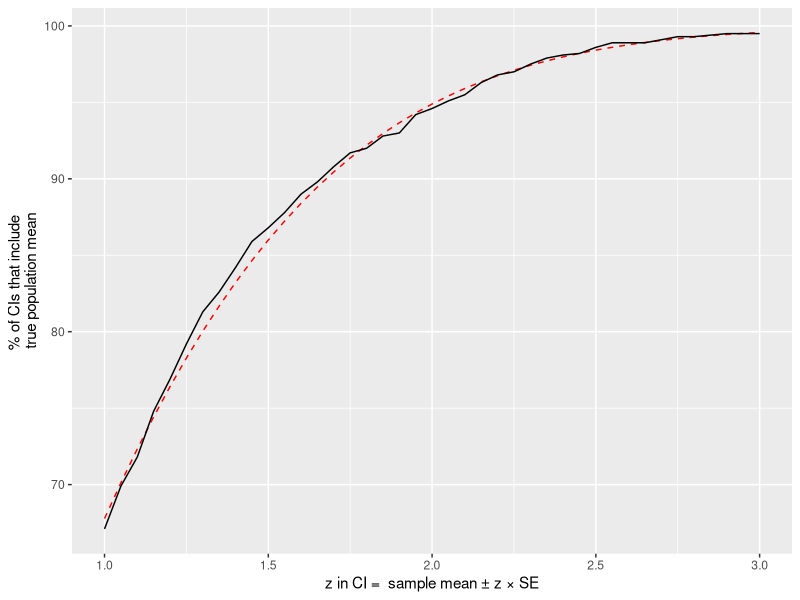
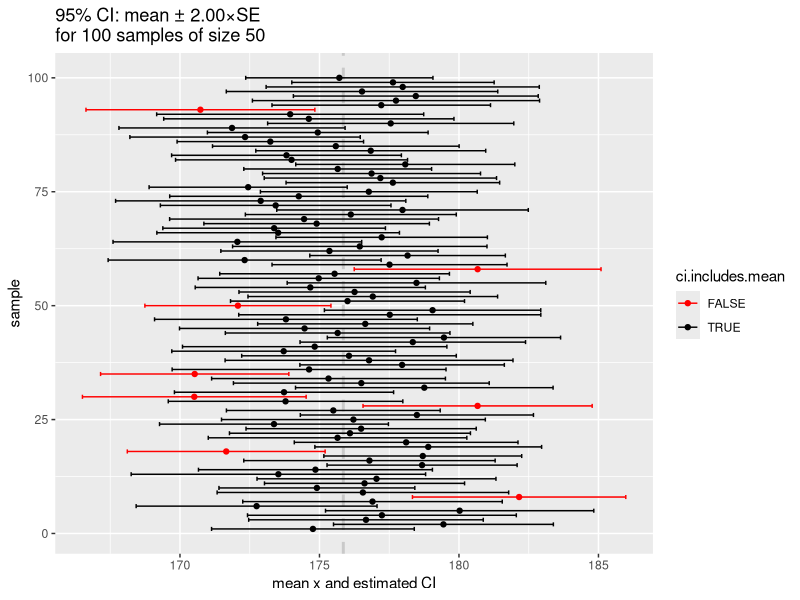

Here is the R script that generated these plots, in order:
## ---- chunk 1
library(tidyverse)
library(magrittr)
## ---- chunk 2
set.seed(20180328)

# male mean height and sd in centimeters from USDHHS report
mean.ht <- 175.7
sd.ht <- 15.19

height.data <- data_frame(height = rnorm(25000, mean = mean.ht, sd = sd.ht))

true.values <- 
  height.data %>% 
  summarize(mean = mean(height), 
            sd = sd(height))
## ---- chunk 3
rsample.stats <- function(x, n, var.name) {
  sample_x <- sample_n(x, n)
  data_frame(sample.size = n, 
             sample.mean = mean(sample_x[[var.name]]), 
             sample.sd = sd(sample_x[[var.name]]),
             sample.se = sample.sd/sqrt(n))
}
## ---- chunk 4
samples.of.50 <-
  rerun(1000,  rsample.stats(height.data, 50, "height")) %>%
  bind_rows()
## ---- chunk 5
z.values <- seq(1, 3, 0.05)

perc.in.CI <- c()

for (z in z.values) {
  CI.left <- samples.of.50$sample.mean - z * samples.of.50$sample.se
  CI.right <- samples.of.50$sample.mean + z * samples.of.50$sample.se
  mean.in.CI <- (CI.left <= true.values$mean) & (CI.right >= true.values$mean)
  perc.in.CI <- c(perc.in.CI, 100 * sum(mean.in.CI)/length(mean.in.CI))
}

CI.df <- data_frame(z = z.values, perc.brackets.mean = perc.in.CI)

CI.df
## ---- chunk 6
# theoretical expectation from the fact that sampling distribution of mean has a t-distribution
theory.frac.overlap <- 1 - 2*(1 - pt(z.values, df = 49))

ggplot(CI.df, aes(x = z, y = perc.brackets.mean)) +
  geom_line(aes(x = z.values, y = theory.frac.overlap * 100), color="red", linetype = 'dashed') + 
  geom_line() + 
  labs(x = "z in CI =  sample mean ± z × SE",
       y = "% of CIs that include \ntrue population mean")

## ---- chunk 7
percent <- c(0.80, 0.90, 0.95, 0.99, 0.997)
zval <- -qt((1 - percent)/2, df = 49) # account for two tails of the sampling distn

z.df <- data.frame(ci.percent = percent, margin.of.error = zval)
z.df
## ---- chunk 8
samples.of.50 %<>%
  mutate(ci.95.left = (sample.mean - 2.00 * sample.se),
         ci.95.right = (sample.mean + 2.00 * sample.se),
         ci.includes.mean = (ci.95.left <= true.values$mean) & (ci.95.right >= true.values$mean))

n.draw <- 100

samples.of.50 %>%
  sample_n(n.draw) %>%
  ggplot(aes(x = sample.mean, y = seq(1, n.draw), color = ci.includes.mean)) + 
    geom_vline(xintercept = true.values$mean, color = "gray", alpha=0.75, linetype = "dashed", size = 1) +
    geom_point() +
    geom_errorbarh(aes(xmin = ci.95.left, xmax = ci.95.right)) +
    scale_color_manual(values=c("red", "black")) +
    labs(x = "mean x and estimated CI", y = "sample", 
         title = "95% CI: mean ± 2.00×SE\nfor 100 samples of size 50")  
           
